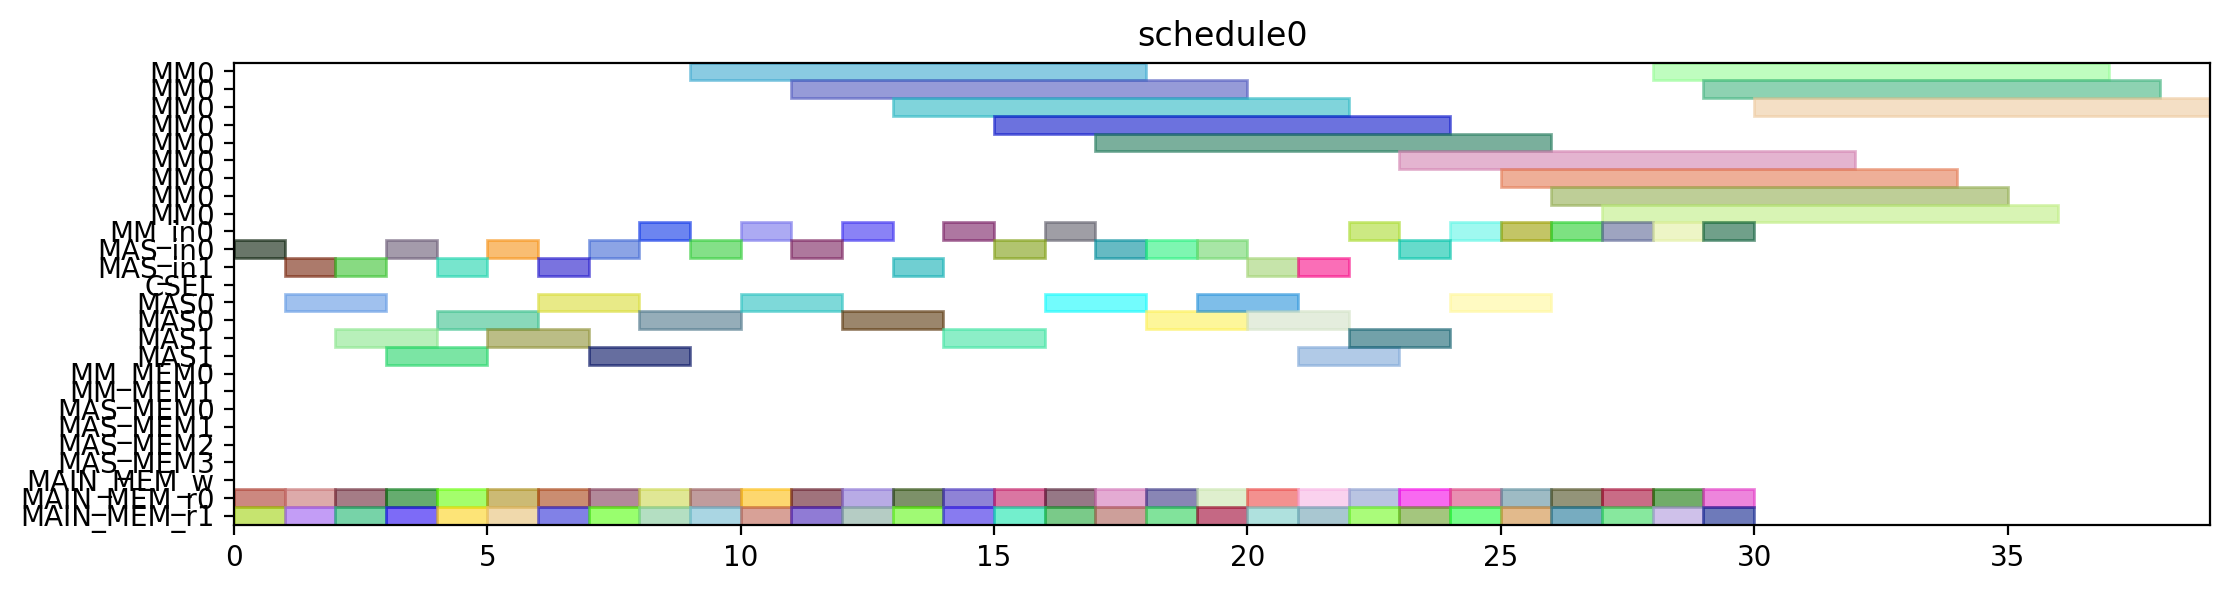

Python code for this plot:
from pyschedule import Scenario, solvers, plotters, alt


def solve():
	horizon = 120
	S = Scenario("schedule0", horizon=horizon)

	# resource
	MM = S.Resources('MM', num=1, size=9)
	MM_in = S.Resources('MM_in', num=1)
	MAS_in = S.Resources('MAS_in', num=2)
	CSEL = S.Resource('CSEL')
	MAS = S.Resources('MAS', num=2, size=2, periods=range(1, horizon))
	MM_MEM = S.Resources('MM_MEM', num=2)
	MAS_MEM = S.Resources('MAS_MEM', num=4)
	MAIN_MEM_w = S.Resource('MAIN_MEM_w', size=1)
	MAIN_MEM_r = S.Resources('MAIN_MEM_r', num=2)

	# result of previous scheduling

	# new tasks
	T1_t0 = S.Task('T1_t0', length=2, delay_cost=1)
	T1_t0 += alt(MAS)
	T1_t0_in = S.Task('T1_t0_in', length=1, delay_cost=1)
	T1_t0_in += alt(MAS_in)
	S += T1_t0_in*MAS_in[0]<=T1_t0*MAS[0]

	S += T1_t0_in*MAS_in[1]<=T1_t0*MAS[1]

	T1_t0_mem0 = S.Task('T1_t0_mem0', length=1, delay_cost=1)
	T1_t0_mem0 += MAIN_MEM_r[0]
	S += T1_t0_mem0 <= T1_t0

	T1_t0_mem1 = S.Task('T1_t0_mem1', length=1, delay_cost=1)
	T1_t0_mem1 += MAIN_MEM_r[1]
	S += T1_t0_mem1 <= T1_t0

	T1_t1 = S.Task('T1_t1', length=2, delay_cost=1)
	T1_t1 += alt(MAS)
	T1_t1_in = S.Task('T1_t1_in', length=1, delay_cost=1)
	T1_t1_in += alt(MAS_in)
	S += T1_t1_in*MAS_in[0]<=T1_t1*MAS[0]

	S += T1_t1_in*MAS_in[1]<=T1_t1*MAS[1]

	T1_t1_mem0 = S.Task('T1_t1_mem0', length=1, delay_cost=1)
	T1_t1_mem0 += MAIN_MEM_r[0]
	S += T1_t1_mem0 <= T1_t1

	T1_t1_mem1 = S.Task('T1_t1_mem1', length=1, delay_cost=1)
	T1_t1_mem1 += MAIN_MEM_r[1]
	S += T1_t1_mem1 <= T1_t1

	T1_t3 = S.Task('T1_t3', length=9, delay_cost=1)
	T1_t3 += alt(MM)
	T1_t3_in = S.Task('T1_t3_in', length=1, delay_cost=1)
	T1_t3_in += alt(MM_in)
	S += T1_t3_in*MM_in[0]<=T1_t3*MM[0]
	T1_t3_mem0 = S.Task('T1_t3_mem0', length=1, delay_cost=1)
	T1_t3_mem0 += MAIN_MEM_r[0]
	S += T1_t3_mem0 <= T1_t3

	T1_t3_mem1 = S.Task('T1_t3_mem1', length=1, delay_cost=1)
	T1_t3_mem1 += MAIN_MEM_r[1]
	S += T1_t3_mem1 <= T1_t3

	T2_t0 = S.Task('T2_t0', length=9, delay_cost=1)
	T2_t0 += alt(MM)
	T2_t0_in = S.Task('T2_t0_in', length=1, delay_cost=1)
	T2_t0_in += alt(MM_in)
	S += T2_t0_in*MM_in[0]<=T2_t0*MM[0]
	T2_t0_mem0 = S.Task('T2_t0_mem0', length=1, delay_cost=1)
	T2_t0_mem0 += MAIN_MEM_r[0]
	S += T2_t0_mem0 <= T2_t0

	T2_t0_mem1 = S.Task('T2_t0_mem1', length=1, delay_cost=1)
	T2_t0_mem1 += MAIN_MEM_r[1]
	S += T2_t0_mem1 <= T2_t0

	T2_t1 = S.Task('T2_t1', length=9, delay_cost=1)
	T2_t1 += alt(MM)
	T2_t1_in = S.Task('T2_t1_in', length=1, delay_cost=1)
	T2_t1_in += alt(MM_in)
	S += T2_t1_in*MM_in[0]<=T2_t1*MM[0]
	T2_t1_mem0 = S.Task('T2_t1_mem0', length=1, delay_cost=1)
	T2_t1_mem0 += MAIN_MEM_r[0]
	S += T2_t1_mem0 <= T2_t1

	T2_t1_mem1 = S.Task('T2_t1_mem1', length=1, delay_cost=1)
	T2_t1_mem1 += MAIN_MEM_r[1]
	S += T2_t1_mem1 <= T2_t1

	T2_t2 = S.Task('T2_t2', length=2, delay_cost=1)
	T2_t2 += alt(MAS)
	T2_t2_in = S.Task('T2_t2_in', length=1, delay_cost=1)
	T2_t2_in += alt(MAS_in)
	S += T2_t2_in*MAS_in[0]<=T2_t2*MAS[0]

	S += T2_t2_in*MAS_in[1]<=T2_t2*MAS[1]

	T2_t2_mem0 = S.Task('T2_t2_mem0', length=1, delay_cost=1)
	T2_t2_mem0 += MAIN_MEM_r[0]
	S += T2_t2_mem0 <= T2_t2

	T2_t2_mem1 = S.Task('T2_t2_mem1', length=1, delay_cost=1)
	T2_t2_mem1 += MAIN_MEM_r[1]
	S += T2_t2_mem1 <= T2_t2

	T2_t3 = S.Task('T2_t3', length=2, delay_cost=1)
	T2_t3 += alt(MAS)
	T2_t3_in = S.Task('T2_t3_in', length=1, delay_cost=1)
	T2_t3_in += alt(MAS_in)
	S += T2_t3_in*MAS_in[0]<=T2_t3*MAS[0]

	S += T2_t3_in*MAS_in[1]<=T2_t3*MAS[1]

	T2_t3_mem0 = S.Task('T2_t3_mem0', length=1, delay_cost=1)
	T2_t3_mem0 += MAIN_MEM_r[0]
	S += T2_t3_mem0 <= T2_t3

	T2_t3_mem1 = S.Task('T2_t3_mem1', length=1, delay_cost=1)
	T2_t3_mem1 += MAIN_MEM_r[1]
	S += T2_t3_mem1 <= T2_t3

	T3_t0 = S.Task('T3_t0', length=9, delay_cost=1)
	T3_t0 += alt(MM)
	T3_t0_in = S.Task('T3_t0_in', length=1, delay_cost=1)
	T3_t0_in += alt(MM_in)
	S += T3_t0_in*MM_in[0]<=T3_t0*MM[0]
	T3_t0_mem0 = S.Task('T3_t0_mem0', length=1, delay_cost=1)
	T3_t0_mem0 += MAIN_MEM_r[0]
	S += T3_t0_mem0 <= T3_t0

	T3_t0_mem1 = S.Task('T3_t0_mem1', length=1, delay_cost=1)
	T3_t0_mem1 += MAIN_MEM_r[1]
	S += T3_t0_mem1 <= T3_t0

	T3_t1 = S.Task('T3_t1', length=9, delay_cost=1)
	T3_t1 += alt(MM)
	T3_t1_in = S.Task('T3_t1_in', length=1, delay_cost=1)
	T3_t1_in += alt(MM_in)
	S += T3_t1_in*MM_in[0]<=T3_t1*MM[0]
	T3_t1_mem0 = S.Task('T3_t1_mem0', length=1, delay_cost=1)
	T3_t1_mem0 += MAIN_MEM_r[0]
	S += T3_t1_mem0 <= T3_t1

	T3_t1_mem1 = S.Task('T3_t1_mem1', length=1, delay_cost=1)
	T3_t1_mem1 += MAIN_MEM_r[1]
	S += T3_t1_mem1 <= T3_t1

	T3_t2 = S.Task('T3_t2', length=2, delay_cost=1)
	T3_t2 += alt(MAS)
	T3_t2_in = S.Task('T3_t2_in', length=1, delay_cost=1)
	T3_t2_in += alt(MAS_in)
	S += T3_t2_in*MAS_in[0]<=T3_t2*MAS[0]

	S += T3_t2_in*MAS_in[1]<=T3_t2*MAS[1]

	T3_t2_mem0 = S.Task('T3_t2_mem0', length=1, delay_cost=1)
	T3_t2_mem0 += MAIN_MEM_r[0]
	S += T3_t2_mem0 <= T3_t2

	T3_t2_mem1 = S.Task('T3_t2_mem1', length=1, delay_cost=1)
	T3_t2_mem1 += MAIN_MEM_r[1]
	S += T3_t2_mem1 <= T3_t2

	T3_t3 = S.Task('T3_t3', length=2, delay_cost=1)
	T3_t3 += alt(MAS)
	T3_t3_in = S.Task('T3_t3_in', length=1, delay_cost=1)
	T3_t3_in += alt(MAS_in)
	S += T3_t3_in*MAS_in[0]<=T3_t3*MAS[0]

	S += T3_t3_in*MAS_in[1]<=T3_t3*MAS[1]

	T3_t3_mem0 = S.Task('T3_t3_mem0', length=1, delay_cost=1)
	T3_t3_mem0 += MAIN_MEM_r[0]
	S += T3_t3_mem0 <= T3_t3

	T3_t3_mem1 = S.Task('T3_t3_mem1', length=1, delay_cost=1)
	T3_t3_mem1 += MAIN_MEM_r[1]
	S += T3_t3_mem1 <= T3_t3

	T4_t0 = S.Task('T4_t0', length=9, delay_cost=1)
	T4_t0 += alt(MM)
	T4_t0_in = S.Task('T4_t0_in', length=1, delay_cost=1)
	T4_t0_in += alt(MM_in)
	S += T4_t0_in*MM_in[0]<=T4_t0*MM[0]
	T4_t0_mem0 = S.Task('T4_t0_mem0', length=1, delay_cost=1)
	T4_t0_mem0 += MAIN_MEM_r[0]
	S += T4_t0_mem0 <= T4_t0

	T4_t0_mem1 = S.Task('T4_t0_mem1', length=1, delay_cost=1)
	T4_t0_mem1 += MAIN_MEM_r[1]
	S += T4_t0_mem1 <= T4_t0

	T4_t1 = S.Task('T4_t1', length=9, delay_cost=1)
	T4_t1 += alt(MM)
	T4_t1_in = S.Task('T4_t1_in', length=1, delay_cost=1)
	T4_t1_in += alt(MM_in)
	S += T4_t1_in*MM_in[0]<=T4_t1*MM[0]
	T4_t1_mem0 = S.Task('T4_t1_mem0', length=1, delay_cost=1)
	T4_t1_mem0 += MAIN_MEM_r[0]
	S += T4_t1_mem0 <= T4_t1

	T4_t1_mem1 = S.Task('T4_t1_mem1', length=1, delay_cost=1)
	T4_t1_mem1 += MAIN_MEM_r[1]
	S += T4_t1_mem1 <= T4_t1

	T4_t2 = S.Task('T4_t2', length=2, delay_cost=1)
	T4_t2 += alt(MAS)
	T4_t2_in = S.Task('T4_t2_in', length=1, delay_cost=1)
	T4_t2_in += alt(MAS_in)
	S += T4_t2_in*MAS_in[0]<=T4_t2*MAS[0]

	S += T4_t2_in*MAS_in[1]<=T4_t2*MAS[1]

	T4_t2_mem0 = S.Task('T4_t2_mem0', length=1, delay_cost=1)
	T4_t2_mem0 += MAIN_MEM_r[0]
	S += T4_t2_mem0 <= T4_t2

	T4_t2_mem1 = S.Task('T4_t2_mem1', length=1, delay_cost=1)
	T4_t2_mem1 += MAIN_MEM_r[1]
	S += T4_t2_mem1 <= T4_t2

	T4_t3 = S.Task('T4_t3', length=2, delay_cost=1)
	T4_t3 += alt(MAS)
	T4_t3_in = S.Task('T4_t3_in', length=1, delay_cost=1)
	T4_t3_in += alt(MAS_in)
	S += T4_t3_in*MAS_in[0]<=T4_t3*MAS[0]

	S += T4_t3_in*MAS_in[1]<=T4_t3*MAS[1]

	T4_t3_mem0 = S.Task('T4_t3_mem0', length=1, delay_cost=1)
	T4_t3_mem0 += MAIN_MEM_r[0]
	S += T4_t3_mem0 <= T4_t3

	T4_t3_mem1 = S.Task('T4_t3_mem1', length=1, delay_cost=1)
	T4_t3_mem1 += MAIN_MEM_r[1]
	S += T4_t3_mem1 <= T4_t3

	T5_t0 = S.Task('T5_t0', length=2, delay_cost=1)
	T5_t0 += alt(MAS)
	T5_t0_in = S.Task('T5_t0_in', length=1, delay_cost=1)
	T5_t0_in += alt(MAS_in)
	S += T5_t0_in*MAS_in[0]<=T5_t0*MAS[0]

	S += T5_t0_in*MAS_in[1]<=T5_t0*MAS[1]

	T5_t0_mem0 = S.Task('T5_t0_mem0', length=1, delay_cost=1)
	T5_t0_mem0 += MAIN_MEM_r[0]
	S += T5_t0_mem0 <= T5_t0

	T5_t0_mem1 = S.Task('T5_t0_mem1', length=1, delay_cost=1)
	T5_t0_mem1 += MAIN_MEM_r[1]
	S += T5_t0_mem1 <= T5_t0

	T5_t1 = S.Task('T5_t1', length=2, delay_cost=1)
	T5_t1 += alt(MAS)
	T5_t1_in = S.Task('T5_t1_in', length=1, delay_cost=1)
	T5_t1_in += alt(MAS_in)
	S += T5_t1_in*MAS_in[0]<=T5_t1*MAS[0]

	S += T5_t1_in*MAS_in[1]<=T5_t1*MAS[1]

	T5_t1_mem0 = S.Task('T5_t1_mem0', length=1, delay_cost=1)
	T5_t1_mem0 += MAIN_MEM_r[0]
	S += T5_t1_mem0 <= T5_t1

	T5_t1_mem1 = S.Task('T5_t1_mem1', length=1, delay_cost=1)
	T5_t1_mem1 += MAIN_MEM_r[1]
	S += T5_t1_mem1 <= T5_t1

	T5_t3 = S.Task('T5_t3', length=9, delay_cost=1)
	T5_t3 += alt(MM)
	T5_t3_in = S.Task('T5_t3_in', length=1, delay_cost=1)
	T5_t3_in += alt(MM_in)
	S += T5_t3_in*MM_in[0]<=T5_t3*MM[0]
	T5_t3_mem0 = S.Task('T5_t3_mem0', length=1, delay_cost=1)
	T5_t3_mem0 += MAIN_MEM_r[0]
	S += T5_t3_mem0 <= T5_t3

	T5_t3_mem1 = S.Task('T5_t3_mem1', length=1, delay_cost=1)
	T5_t3_mem1 += MAIN_MEM_r[1]
	S += T5_t3_mem1 <= T5_t3

	T6_t0 = S.Task('T6_t0', length=9, delay_cost=1)
	T6_t0 += alt(MM)
	T6_t0_in = S.Task('T6_t0_in', length=1, delay_cost=1)
	T6_t0_in += alt(MM_in)
	S += T6_t0_in*MM_in[0]<=T6_t0*MM[0]
	T6_t0_mem0 = S.Task('T6_t0_mem0', length=1, delay_cost=1)
	T6_t0_mem0 += MAIN_MEM_r[0]
	S += T6_t0_mem0 <= T6_t0

	T6_t0_mem1 = S.Task('T6_t0_mem1', length=1, delay_cost=1)
	T6_t0_mem1 += MAIN_MEM_r[1]
	S += T6_t0_mem1 <= T6_t0

	T6_t1 = S.Task('T6_t1', length=9, delay_cost=1)
	T6_t1 += alt(MM)
	T6_t1_in = S.Task('T6_t1_in', length=1, delay_cost=1)
	T6_t1_in += alt(MM_in)
	S += T6_t1_in*MM_in[0]<=T6_t1*MM[0]
	T6_t1_mem0 = S.Task('T6_t1_mem0', length=1, delay_cost=1)
	T6_t1_mem0 += MAIN_MEM_r[0]
	S += T6_t1_mem0 <= T6_t1

	T6_t1_mem1 = S.Task('T6_t1_mem1', length=1, delay_cost=1)
	T6_t1_mem1 += MAIN_MEM_r[1]
	S += T6_t1_mem1 <= T6_t1

	T6_t2 = S.Task('T6_t2', length=2, delay_cost=1)
	T6_t2 += alt(MAS)
	T6_t2_in = S.Task('T6_t2_in', length=1, delay_cost=1)
	T6_t2_in += alt(MAS_in)
	S += T6_t2_in*MAS_in[0]<=T6_t2*MAS[0]

	S += T6_t2_in*MAS_in[1]<=T6_t2*MAS[1]

	T6_t2_mem0 = S.Task('T6_t2_mem0', length=1, delay_cost=1)
	T6_t2_mem0 += MAIN_MEM_r[0]
	S += T6_t2_mem0 <= T6_t2

	T6_t2_mem1 = S.Task('T6_t2_mem1', length=1, delay_cost=1)
	T6_t2_mem1 += MAIN_MEM_r[1]
	S += T6_t2_mem1 <= T6_t2

	T6_t3 = S.Task('T6_t3', length=2, delay_cost=1)
	T6_t3 += alt(MAS)
	T6_t3_in = S.Task('T6_t3_in', length=1, delay_cost=1)
	T6_t3_in += alt(MAS_in)
	S += T6_t3_in*MAS_in[0]<=T6_t3*MAS[0]

	S += T6_t3_in*MAS_in[1]<=T6_t3*MAS[1]

	T6_t3_mem0 = S.Task('T6_t3_mem0', length=1, delay_cost=1)
	T6_t3_mem0 += MAIN_MEM_r[0]
	S += T6_t3_mem0 <= T6_t3

	T6_t3_mem1 = S.Task('T6_t3_mem1', length=1, delay_cost=1)
	T6_t3_mem1 += MAIN_MEM_r[1]
	S += T6_t3_mem1 <= T6_t3

	T7_t0 = S.Task('T7_t0', length=9, delay_cost=1)
	T7_t0 += alt(MM)
	T7_t0_in = S.Task('T7_t0_in', length=1, delay_cost=1)
	T7_t0_in += alt(MM_in)
	S += T7_t0_in*MM_in[0]<=T7_t0*MM[0]
	T7_t0_mem0 = S.Task('T7_t0_mem0', length=1, delay_cost=1)
	T7_t0_mem0 += MAIN_MEM_r[0]
	S += T7_t0_mem0 <= T7_t0

	T7_t0_mem1 = S.Task('T7_t0_mem1', length=1, delay_cost=1)
	T7_t0_mem1 += MAIN_MEM_r[1]
	S += T7_t0_mem1 <= T7_t0

	T7_t1 = S.Task('T7_t1', length=9, delay_cost=1)
	T7_t1 += alt(MM)
	T7_t1_in = S.Task('T7_t1_in', length=1, delay_cost=1)
	T7_t1_in += alt(MM_in)
	S += T7_t1_in*MM_in[0]<=T7_t1*MM[0]
	T7_t1_mem0 = S.Task('T7_t1_mem0', length=1, delay_cost=1)
	T7_t1_mem0 += MAIN_MEM_r[0]
	S += T7_t1_mem0 <= T7_t1

	T7_t1_mem1 = S.Task('T7_t1_mem1', length=1, delay_cost=1)
	T7_t1_mem1 += MAIN_MEM_r[1]
	S += T7_t1_mem1 <= T7_t1

	T7_t2 = S.Task('T7_t2', length=2, delay_cost=1)
	T7_t2 += alt(MAS)
	T7_t2_in = S.Task('T7_t2_in', length=1, delay_cost=1)
	T7_t2_in += alt(MAS_in)
	S += T7_t2_in*MAS_in[0]<=T7_t2*MAS[0]

	S += T7_t2_in*MAS_in[1]<=T7_t2*MAS[1]

	T7_t2_mem0 = S.Task('T7_t2_mem0', length=1, delay_cost=1)
	T7_t2_mem0 += MAIN_MEM_r[0]
	S += T7_t2_mem0 <= T7_t2

	T7_t2_mem1 = S.Task('T7_t2_mem1', length=1, delay_cost=1)
	T7_t2_mem1 += MAIN_MEM_r[1]
	S += T7_t2_mem1 <= T7_t2

	T7_t3 = S.Task('T7_t3', length=2, delay_cost=1)
	T7_t3 += alt(MAS)
	T7_t3_in = S.Task('T7_t3_in', length=1, delay_cost=1)
	T7_t3_in += alt(MAS_in)
	S += T7_t3_in*MAS_in[0]<=T7_t3*MAS[0]

	S += T7_t3_in*MAS_in[1]<=T7_t3*MAS[1]

	T7_t3_mem0 = S.Task('T7_t3_mem0', length=1, delay_cost=1)
	T7_t3_mem0 += MAIN_MEM_r[0]
	S += T7_t3_mem0 <= T7_t3

	T7_t3_mem1 = S.Task('T7_t3_mem1', length=1, delay_cost=1)
	T7_t3_mem1 += MAIN_MEM_r[1]
	S += T7_t3_mem1 <= T7_t3

	T8_t2 = S.Task('T8_t2', length=2, delay_cost=1)
	T8_t2 += alt(MAS)
	T8_t2_in = S.Task('T8_t2_in', length=1, delay_cost=1)
	T8_t2_in += alt(MAS_in)
	S += T8_t2_in*MAS_in[0]<=T8_t2*MAS[0]

	S += T8_t2_in*MAS_in[1]<=T8_t2*MAS[1]

	T8_t2_mem0 = S.Task('T8_t2_mem0', length=1, delay_cost=1)
	T8_t2_mem0 += MAIN_MEM_r[0]
	S += T8_t2_mem0 <= T8_t2

	T8_t2_mem1 = S.Task('T8_t2_mem1', length=1, delay_cost=1)
	T8_t2_mem1 += MAIN_MEM_r[1]
	S += T8_t2_mem1 <= T8_t2

	T9_t2 = S.Task('T9_t2', length=2, delay_cost=1)
	T9_t2 += alt(MAS)
	T9_t2_in = S.Task('T9_t2_in', length=1, delay_cost=1)
	T9_t2_in += alt(MAS_in)
	S += T9_t2_in*MAS_in[0]<=T9_t2*MAS[0]

	S += T9_t2_in*MAS_in[1]<=T9_t2*MAS[1]

	T9_t2_mem0 = S.Task('T9_t2_mem0', length=1, delay_cost=1)
	T9_t2_mem0 += MAIN_MEM_r[0]
	S += T9_t2_mem0 <= T9_t2

	T9_t2_mem1 = S.Task('T9_t2_mem1', length=1, delay_cost=1)
	T9_t2_mem1 += MAIN_MEM_r[1]
	S += T9_t2_mem1 <= T9_t2

	T10_t2 = S.Task('T10_t2', length=2, delay_cost=1)
	T10_t2 += alt(MAS)
	T10_t2_in = S.Task('T10_t2_in', length=1, delay_cost=1)
	T10_t2_in += alt(MAS_in)
	S += T10_t2_in*MAS_in[0]<=T10_t2*MAS[0]

	S += T10_t2_in*MAS_in[1]<=T10_t2*MAS[1]

	T10_t2_mem0 = S.Task('T10_t2_mem0', length=1, delay_cost=1)
	T10_t2_mem0 += MAIN_MEM_r[0]
	S += T10_t2_mem0 <= T10_t2

	T10_t2_mem1 = S.Task('T10_t2_mem1', length=1, delay_cost=1)
	T10_t2_mem1 += MAIN_MEM_r[1]
	S += T10_t2_mem1 <= T10_t2

	T11_t2 = S.Task('T11_t2', length=2, delay_cost=1)
	T11_t2 += alt(MAS)
	T11_t2_in = S.Task('T11_t2_in', length=1, delay_cost=1)
	T11_t2_in += alt(MAS_in)
	S += T11_t2_in*MAS_in[0]<=T11_t2*MAS[0]

	S += T11_t2_in*MAS_in[1]<=T11_t2*MAS[1]

	T11_t2_mem0 = S.Task('T11_t2_mem0', length=1, delay_cost=1)
	T11_t2_mem0 += MAIN_MEM_r[0]
	S += T11_t2_mem0 <= T11_t2

	T11_t2_mem1 = S.Task('T11_t2_mem1', length=1, delay_cost=1)
	T11_t2_mem1 += MAIN_MEM_r[1]
	S += T11_t2_mem1 <= T11_t2

	solvers.mip.solve(S,msg=1,kind='CPLEX',ratio_gap=1.01)

	solution = [['hoge']*len(S.solution()[1]) for i in range(len(S.solution()))]
	for i in range(len(S.solution())):
		for j in range(len(S.solution()[i])):
			solution[i][j]=str(S.solution()[i][j])
	print(solution)

	cycles = int(solution[-1][3])

	pic_file_name = "/mnt/rose/usr1/fukuda/ABE/multiRAM_multiMAS_16mux/scheduling_result/stage9MM1_stage2MAS2/EP2_LADDERMUL/schedule0.png"
	if(S.solution() != []):
		plotters.matplotlib.plot(S,img_filename=pic_file_name, show_task_labels=False, fig_size=(cycles*0.25+3, 3))

	return solution
